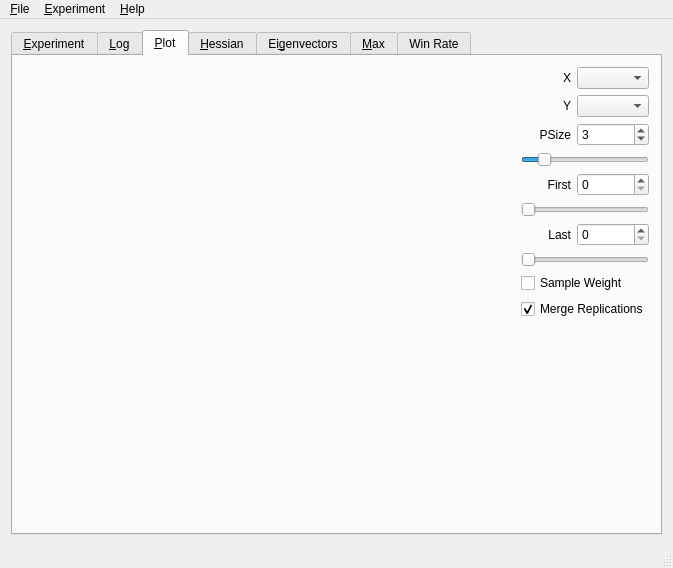
<?xml version="1.0" encoding="UTF-8"?>
<ui version="4.0">
 <class>MainWindow</class>
 <widget class="QMainWindow" name="MainWindow">
  <property name="geometry">
   <rect>
    <x>0</x>
    <y>0</y>
    <width>673</width>
    <height>568</height>
   </rect>
  </property>
  <property name="windowTitle">
   <string/>
  </property>
  <widget class="QWidget" name="centralWidget">
   <layout class="QHBoxLayout" name="horizontalLayout">
    <item>
     <widget class="QTabWidget" name="tabWidget">
      <property name="currentIndex">
       <number>2</number>
      </property>
      <widget class="QWidget" name="tabExperiment">
       <attribute name="title">
        <string>&amp;Experiment</string>
       </attribute>
       <layout class="QHBoxLayout" name="horizontalLayout_3">
        <item>
         <layout class="QHBoxLayout" name="horizontalLayout_2">
          <item>
           <widget class="QTextEdit" name="textEdit">
            <property name="lineWrapMode">
             <enum>QTextEdit::NoWrap</enum>
            </property>
            <property name="readOnly">
             <bool>true</bool>
            </property>
           </widget>
          </item>
         </layout>
        </item>
       </layout>
      </widget>
      <widget class="QWidget" name="tabLog">
       <attribute name="title">
        <string>&amp;Log</string>
       </attribute>
       <layout class="QHBoxLayout" name="horizontalLayout_4">
        <item>
         <widget class="QListWidget" name="listWidget"/>
        </item>
       </layout>
      </widget>
      <widget class="QWidget" name="tabPlot">
       <attribute name="title">
        <string>&amp;Plot</string>
       </attribute>
       <layout class="QHBoxLayout" name="horizontalLayout_7">
        <item>
         <widget class="CPlotWidget" name="plotWidget" native="true">
          <property name="sizePolicy">
           <sizepolicy hsizetype="Expanding" vsizetype="Preferred">
            <horstretch>0</horstretch>
            <verstretch>0</verstretch>
           </sizepolicy>
          </property>
          <property name="mouseTracking">
           <bool>true</bool>
          </property>
         </widget>
        </item>
        <item>
         <layout class="QVBoxLayout" name="verticalLayout_5">
          <item>
           <layout class="QGridLayout" name="gridLayout">
            <item row="0" column="0">
             <widget class="QLabel" name="label_6">
              <property name="text">
               <string>X</string>
              </property>
              <property name="alignment">
               <set>Qt::AlignRight|Qt::AlignTrailing|Qt::AlignVCenter</set>
              </property>
             </widget>
            </item>
            <item row="0" column="1">
             <widget class="QComboBox" name="comboX">
              <property name="sizePolicy">
               <sizepolicy hsizetype="Minimum" vsizetype="Fixed">
                <horstretch>0</horstretch>
                <verstretch>0</verstretch>
               </sizepolicy>
              </property>
              <property name="sizeAdjustPolicy">
               <enum>QComboBox::AdjustToContents</enum>
              </property>
             </widget>
            </item>
            <item row="1" column="0">
             <widget class="QLabel" name="label_7">
              <property name="text">
               <string>Y</string>
              </property>
              <property name="alignment">
               <set>Qt::AlignRight|Qt::AlignTrailing|Qt::AlignVCenter</set>
              </property>
             </widget>
            </item>
            <item row="1" column="1">
             <widget class="QComboBox" name="comboY">
              <property name="sizePolicy">
               <sizepolicy hsizetype="Minimum" vsizetype="Fixed">
                <horstretch>0</horstretch>
                <verstretch>0</verstretch>
               </sizepolicy>
              </property>
              <property name="sizeAdjustPolicy">
               <enum>QComboBox::AdjustToContents</enum>
              </property>
             </widget>
            </item>
            <item row="2" column="0">
             <widget class="QLabel" name="label_8">
              <property name="sizePolicy">
               <sizepolicy hsizetype="Preferred" vsizetype="Preferred">
                <horstretch>0</horstretch>
                <verstretch>0</verstretch>
               </sizepolicy>
              </property>
              <property name="text">
               <string>PSize</string>
              </property>
              <property name="alignment">
               <set>Qt::AlignRight|Qt::AlignTrailing|Qt::AlignVCenter</set>
              </property>
             </widget>
            </item>
            <item row="2" column="1">
             <widget class="QSpinBox" name="pointSizeSpinBox">
              <property name="sizePolicy">
               <sizepolicy hsizetype="Preferred" vsizetype="Fixed">
                <horstretch>0</horstretch>
                <verstretch>0</verstretch>
               </sizepolicy>
              </property>
              <property name="minimum">
               <number>1</number>
              </property>
              <property name="maximum">
               <number>15</number>
              </property>
              <property name="value">
               <number>3</number>
              </property>
             </widget>
            </item>
            <item row="3" column="0" colspan="2">
             <widget class="QSlider" name="pointSizeSlider">
              <property name="sizePolicy">
               <sizepolicy hsizetype="Minimum" vsizetype="Fixed">
                <horstretch>0</horstretch>
                <verstretch>0</verstretch>
               </sizepolicy>
              </property>
              <property name="minimum">
               <number>1</number>
              </property>
              <property name="maximum">
               <number>15</number>
              </property>
              <property name="value">
               <number>3</number>
              </property>
              <property name="orientation">
               <enum>Qt::Horizontal</enum>
              </property>
             </widget>
            </item>
            <item row="4" column="0">
             <widget class="QLabel" name="label_10">
              <property name="text">
               <string>First</string>
              </property>
              <property name="alignment">
               <set>Qt::AlignRight|Qt::AlignTrailing|Qt::AlignVCenter</set>
              </property>
             </widget>
            </item>
            <item row="4" column="1">
             <widget class="QSpinBox" name="firstSpinBox"/>
            </item>
            <item row="5" column="0" colspan="2">
             <widget class="QSlider" name="firstSlider">
              <property name="sizePolicy">
               <sizepolicy hsizetype="Minimum" vsizetype="Fixed">
                <horstretch>0</horstretch>
                <verstretch>0</verstretch>
               </sizepolicy>
              </property>
              <property name="orientation">
               <enum>Qt::Horizontal</enum>
              </property>
             </widget>
            </item>
            <item row="6" column="0">
             <widget class="QLabel" name="label_9">
              <property name="text">
               <string>Last</string>
              </property>
              <property name="alignment">
               <set>Qt::AlignRight|Qt::AlignTrailing|Qt::AlignVCenter</set>
              </property>
             </widget>
            </item>
            <item row="6" column="1">
             <widget class="QSpinBox" name="lastSpinBox"/>
            </item>
            <item row="7" column="0" colspan="2">
             <widget class="QSlider" name="lastSlider">
              <property name="sizePolicy">
               <sizepolicy hsizetype="Minimum" vsizetype="Fixed">
                <horstretch>0</horstretch>
                <verstretch>0</verstretch>
               </sizepolicy>
              </property>
              <property name="orientation">
               <enum>Qt::Horizontal</enum>
              </property>
             </widget>
            </item>
            <item row="8" column="0" colspan="2">
             <widget class="QCheckBox" name="sampleWeightCheckBox">
              <property name="text">
               <string>Sample Weight</string>
              </property>
             </widget>
            </item>
            <item row="10" column="0" colspan="2">
             <spacer name="verticalSpacer">
              <property name="orientation">
               <enum>Qt::Vertical</enum>
              </property>
              <property name="sizeHint" stdset="0">
               <size>
                <width>20</width>
                <height>40</height>
               </size>
              </property>
             </spacer>
            </item>
            <item row="9" column="0" colspan="2">
             <widget class="QCheckBox" name="mergeReplicationsCheckBox">
              <property name="text">
               <string>Merge Replications</string>
              </property>
              <property name="checked">
               <bool>true</bool>
              </property>
             </widget>
            </item>
           </layout>
          </item>
         </layout>
        </item>
       </layout>
      </widget>
      <widget class="QWidget" name="tabMatrix">
       <attribute name="title">
        <string>&amp;Hessian</string>
       </attribute>
       <layout class="QHBoxLayout" name="horizontalLayout_5">
        <item>
         <widget class="QTableWidget" name="matrixTable">
          <property name="editTriggers">
           <set>QAbstractItemView::NoEditTriggers</set>
          </property>
          <property name="tabKeyNavigation">
           <bool>false</bool>
          </property>
          <property name="verticalScrollMode">
           <enum>QAbstractItemView::ScrollPerPixel</enum>
          </property>
          <property name="horizontalScrollMode">
           <enum>QAbstractItemView::ScrollPerPixel</enum>
          </property>
         </widget>
        </item>
       </layout>
      </widget>
      <widget class="QWidget" name="tabEigen">
       <attribute name="title">
        <string>Ei&amp;genvectors</string>
       </attribute>
       <layout class="QHBoxLayout" name="horizontalLayout_6">
        <item>
         <widget class="QTableWidget" name="eigenTable">
          <property name="verticalScrollMode">
           <enum>QAbstractItemView::ScrollPerPixel</enum>
          </property>
          <property name="horizontalScrollMode">
           <enum>QAbstractItemView::ScrollPerPixel</enum>
          </property>
         </widget>
        </item>
       </layout>
      </widget>
      <widget class="QWidget" name="tabMax">
       <attribute name="title">
        <string>&amp;Max</string>
       </attribute>
       <layout class="QHBoxLayout" name="horizontalLayout_8">
        <item>
         <widget class="QTableWidget" name="maxTable">
          <property name="sizePolicy">
           <sizepolicy hsizetype="Expanding" vsizetype="Expanding">
            <horstretch>2</horstretch>
            <verstretch>0</verstretch>
           </sizepolicy>
          </property>
          <property name="verticalScrollMode">
           <enum>QAbstractItemView::ScrollPerPixel</enum>
          </property>
          <property name="horizontalScrollMode">
           <enum>QAbstractItemView::ScrollPerPixel</enum>
          </property>
         </widget>
        </item>
       </layout>
      </widget>
      <widget class="QWidget" name="tabWinRate">
       <attribute name="title">
        <string>Win Rate</string>
       </attribute>
       <layout class="QHBoxLayout" name="horizontalLayout_9">
        <item>
         <widget class="QTableWidget" name="winRateTable"/>
        </item>
       </layout>
      </widget>
     </widget>
    </item>
   </layout>
  </widget>
  <widget class="QMenuBar" name="menuBar">
   <property name="geometry">
    <rect>
     <x>0</x>
     <y>0</y>
     <width>673</width>
     <height>22</height>
    </rect>
   </property>
   <widget class="QMenu" name="menuFile">
    <property name="title">
     <string>&amp;File</string>
    </property>
    <addaction name="action_Open"/>
    <addaction name="action_Close"/>
    <addaction name="action_Quit"/>
   </widget>
   <widget class="QMenu" name="menu_Help">
    <property name="title">
     <string>&amp;Help</string>
    </property>
    <addaction name="action_About_Qt"/>
    <addaction name="action_About"/>
   </widget>
   <widget class="QMenu" name="menu_Experiment">
    <property name="title">
     <string>&amp;Experiment</string>
    </property>
    <addaction name="action_Start"/>
    <addaction name="action_SoftStop"/>
    <addaction name="action_HardStop"/>
    <addaction name="separator"/>
    <addaction name="action_Automatic_GUI_update"/>
    <addaction name="action_Update_GUI_manually_now"/>
   </widget>
   <addaction name="menuFile"/>
   <addaction name="menu_Experiment"/>
   <addaction name="menu_Help"/>
  </widget>
  <widget class="QStatusBar" name="statusBar"/>
  <action name="action_Open">
   <property name="text">
    <string>&amp;Open...</string>
   </property>
  </action>
  <action name="action_About">
   <property name="text">
    <string>&amp;About...</string>
   </property>
  </action>
  <action name="action_Quit">
   <property name="text">
    <string>&amp;Quit</string>
   </property>
  </action>
  <action name="action_Start">
   <property name="text">
    <string>&amp;Start</string>
   </property>
  </action>
  <action name="action_SoftStop">
   <property name="text">
    <string>S&amp;oft Stop (wait for running games to finish)</string>
   </property>
   <property name="toolTip">
    <string>Soft Stop</string>
   </property>
  </action>
  <action name="action_HardStop">
   <property name="text">
    <string>&amp;Hard Stop (kill everything)</string>
   </property>
   <property name="toolTip">
    <string>Hard Stop</string>
   </property>
  </action>
  <action name="action_Close">
   <property name="text">
    <string>&amp;Close</string>
   </property>
  </action>
  <action name="action_About_Qt">
   <property name="text">
    <string>About Qt...</string>
   </property>
  </action>
  <action name="action_Automatic_GUI_update">
   <property name="checkable">
    <bool>true</bool>
   </property>
   <property name="checked">
    <bool>true</bool>
   </property>
   <property name="text">
    <string>&amp;Automatic GUI update</string>
   </property>
  </action>
  <action name="action_Update_GUI_manually_now">
   <property name="enabled">
    <bool>false</bool>
   </property>
   <property name="text">
    <string>&amp;Update GUI manually now</string>
   </property>
  </action>
 </widget>
 <layoutdefault spacing="6" margin="11"/>
 <customwidgets>
  <customwidget>
   <class>CPlotWidget</class>
   <extends>QWidget</extends>
   <header>CPlotWidget.h</header>
   <container>1</container>
  </customwidget>
 </customwidgets>
 <tabstops>
  <tabstop>tabWidget</tabstop>
  <tabstop>textEdit</tabstop>
  <tabstop>listWidget</tabstop>
  <tabstop>comboX</tabstop>
  <tabstop>comboY</tabstop>
  <tabstop>pointSizeSpinBox</tabstop>
 </tabstops>
 <resources/>
 <connections>
  <connection>
   <sender>action_Quit</sender>
   <signal>triggered()</signal>
   <receiver>MainWindow</receiver>
   <slot>close()</slot>
   <hints>
    <hint type="sourcelabel">
     <x>-1</x>
     <y>-1</y>
    </hint>
    <hint type="destinationlabel">
     <x>296</x>
     <y>272</y>
    </hint>
   </hints>
  </connection>
  <connection>
   <sender>comboY</sender>
   <signal>currentIndexChanged(int)</signal>
   <receiver>plotWidget</receiver>
   <slot>update()</slot>
   <hints>
    <hint type="sourcelabel">
     <x>514</x>
     <y>168</y>
    </hint>
    <hint type="destinationlabel">
     <x>237</x>
     <y>269</y>
    </hint>
   </hints>
  </connection>
  <connection>
   <sender>firstSpinBox</sender>
   <signal>valueChanged(int)</signal>
   <receiver>firstSlider</receiver>
   <slot>setValue(int)</slot>
   <hints>
    <hint type="sourcelabel">
     <x>514</x>
     <y>259</y>
    </hint>
    <hint type="destinationlabel">
     <x>514</x>
     <y>284</y>
    </hint>
   </hints>
  </connection>
  <connection>
   <sender>pointSizeSlider</sender>
   <signal>valueChanged(int)</signal>
   <receiver>pointSizeSpinBox</receiver>
   <slot>setValue(int)</slot>
   <hints>
    <hint type="sourcelabel">
     <x>514</x>
     <y>226</y>
    </hint>
    <hint type="destinationlabel">
     <x>514</x>
     <y>201</y>
    </hint>
   </hints>
  </connection>
  <connection>
   <sender>lastSpinBox</sender>
   <signal>valueChanged(int)</signal>
   <receiver>plotWidget</receiver>
   <slot>update()</slot>
   <hints>
    <hint type="sourcelabel">
     <x>514</x>
     <y>317</y>
    </hint>
    <hint type="destinationlabel">
     <x>186</x>
     <y>247</y>
    </hint>
   </hints>
  </connection>
  <connection>
   <sender>pointSizeSpinBox</sender>
   <signal>valueChanged(int)</signal>
   <receiver>plotWidget</receiver>
   <slot>update()</slot>
   <hints>
    <hint type="sourcelabel">
     <x>514</x>
     <y>201</y>
    </hint>
    <hint type="destinationlabel">
     <x>220</x>
     <y>270</y>
    </hint>
   </hints>
  </connection>
  <connection>
   <sender>pointSizeSpinBox</sender>
   <signal>valueChanged(int)</signal>
   <receiver>plotWidget</receiver>
   <slot>storePointSize(int)</slot>
  </connection>
  <connection>
   <sender>lastSpinBox</sender>
   <signal>valueChanged(int)</signal>
   <receiver>lastSlider</receiver>
   <slot>setValue(int)</slot>
   <hints>
    <hint type="sourcelabel">
     <x>514</x>
     <y>317</y>
    </hint>
    <hint type="destinationlabel">
     <x>514</x>
     <y>342</y>
    </hint>
   </hints>
  </connection>
  <connection>
   <sender>lastSlider</sender>
   <signal>valueChanged(int)</signal>
   <receiver>lastSpinBox</receiver>
   <slot>setValue(int)</slot>
   <hints>
    <hint type="sourcelabel">
     <x>514</x>
     <y>342</y>
    </hint>
    <hint type="destinationlabel">
     <x>514</x>
     <y>317</y>
    </hint>
   </hints>
  </connection>
  <connection>
   <sender>comboX</sender>
   <signal>currentIndexChanged(int)</signal>
   <receiver>plotWidget</receiver>
   <slot>update()</slot>
   <hints>
    <hint type="sourcelabel">
     <x>514</x>
     <y>135</y>
    </hint>
    <hint type="destinationlabel">
     <x>237</x>
     <y>269</y>
    </hint>
   </hints>
  </connection>
  <connection>
   <sender>firstSlider</sender>
   <signal>valueChanged(int)</signal>
   <receiver>firstSpinBox</receiver>
   <slot>setValue(int)</slot>
   <hints>
    <hint type="sourcelabel">
     <x>514</x>
     <y>284</y>
    </hint>
    <hint type="destinationlabel">
     <x>514</x>
     <y>259</y>
    </hint>
   </hints>
  </connection>
  <connection>
   <sender>pointSizeSpinBox</sender>
   <signal>valueChanged(int)</signal>
   <receiver>pointSizeSlider</receiver>
   <slot>setValue(int)</slot>
   <hints>
    <hint type="sourcelabel">
     <x>514</x>
     <y>201</y>
    </hint>
    <hint type="destinationlabel">
     <x>514</x>
     <y>226</y>
    </hint>
   </hints>
  </connection>
  <connection>
   <sender>firstSpinBox</sender>
   <signal>valueChanged(int)</signal>
   <receiver>plotWidget</receiver>
   <slot>update()</slot>
   <hints>
    <hint type="sourcelabel">
     <x>514</x>
     <y>259</y>
    </hint>
    <hint type="destinationlabel">
     <x>186</x>
     <y>247</y>
    </hint>
   </hints>
  </connection>
  <connection>
   <sender>sampleWeightCheckBox</sender>
   <signal>stateChanged(int)</signal>
   <receiver>plotWidget</receiver>
   <slot>update()</slot>
   <hints>
    <hint type="sourcelabel">
     <x>514</x>
     <y>410</y>
    </hint>
    <hint type="destinationlabel">
     <x>199</x>
     <y>276</y>
    </hint>
   </hints>
  </connection>
  <connection>
   <sender>sampleWeightCheckBox</sender>
   <signal>stateChanged(int)</signal>
   <receiver>plotWidget</receiver>
   <slot>storeSampleWeight(int)</slot>
  </connection>
  <connection>
   <sender>mergeReplicationsCheckBox</sender>
   <signal>stateChanged(int)</signal>
   <receiver>plotWidget</receiver>
   <slot>storeMergeReplications(int)</slot>
  </connection>
  <connection>
   <sender>action_Automatic_GUI_update</sender>
   <signal>toggled(bool)</signal>
   <receiver>action_Update_GUI_manually_now</receiver>
   <slot>setDisabled(bool)</slot>
   <hints>
    <hint type="sourcelabel">
     <x>-1</x>
     <y>-1</y>
    </hint>
    <hint type="destinationlabel">
     <x>-1</x>
     <y>-1</y>
    </hint>
   </hints>
  </connection>
  <connection>
   <sender>action_Update_GUI_manually_now</sender>
   <signal>triggered()</signal>
   <receiver>MainWindow</receiver>
   <slot>updateAll()</slot>
   <hints>
    <hint type="sourcelabel">
     <x>-1</x>
     <y>-1</y>
    </hint>
    <hint type="destinationlabel">
     <x>285</x>
     <y>258</y>
    </hint>
   </hints>
  </connection>
  <connection>
   <sender>action_Automatic_GUI_update</sender>
   <signal>toggled(bool)</signal>
   <receiver>MainWindow</receiver>
   <slot>updateConnections()</slot>
   <hints>
    <hint type="sourcelabel">
     <x>-1</x>
     <y>-1</y>
    </hint>
    <hint type="destinationlabel">
     <x>285</x>
     <y>258</y>
    </hint>
   </hints>
  </connection>
  <connection>
   <sender>mergeReplicationsCheckBox</sender>
   <signal>stateChanged(int)</signal>
   <receiver>plotWidget</receiver>
   <slot>update()</slot>
   <hints>
    <hint type="sourcelabel">
     <x>557</x>
     <y>357</y>
    </hint>
    <hint type="destinationlabel">
     <x>250</x>
     <y>288</y>
    </hint>
   </hints>
  </connection>
 </connections>
 <slots>
  <slot>updateAll()</slot>
  <slot>updateConnections()</slot>
 </slots>
</ui>
